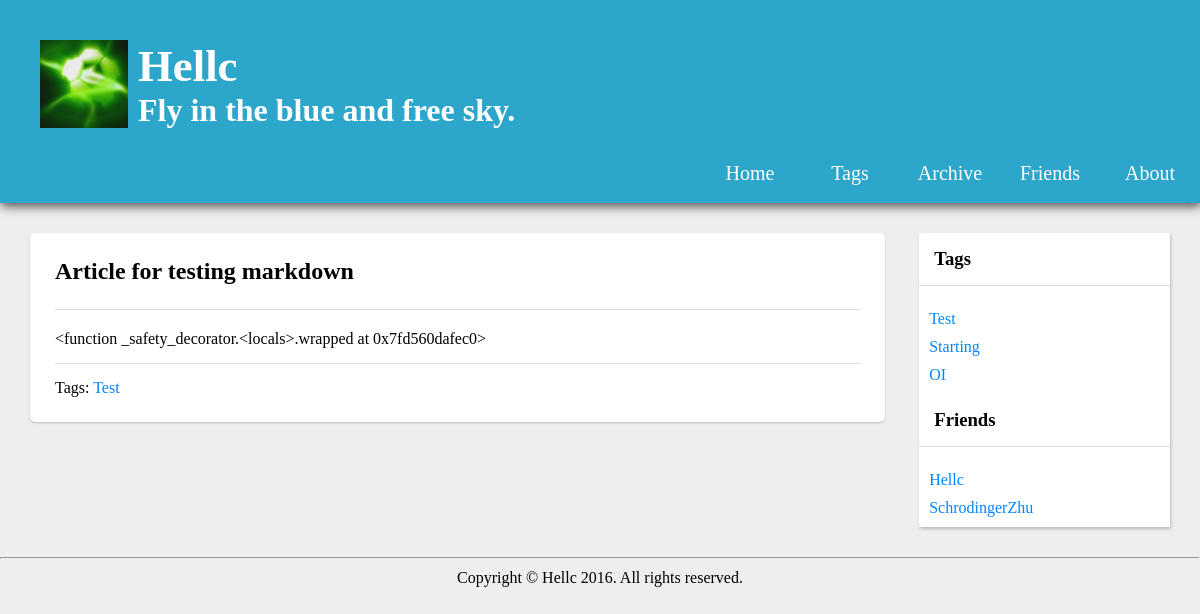
The page /detail/4/ on the database as committed earlier.
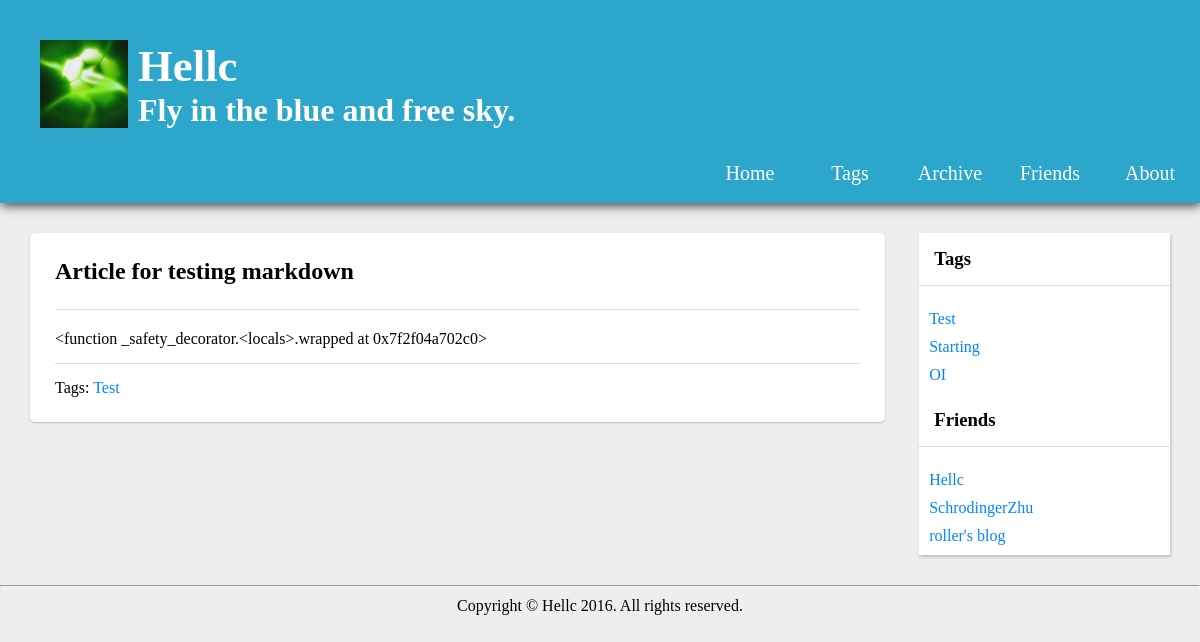
The same page on the database as committed later.
### Blog/models.py (models this page shows, shortened)
class Article(models.Model):
    title = models.CharField("Title", max_length = 32)
    author = models.CharField("Author", max_length = 16)
    content = models.TextField("Content")
    createTime = models.DateTimeField("CreateTime", auto_now_add = True)
    category = models.ForeignKey(Category, verbose_name = "Category")
    tags = models.ManyToManyField(Tag, verbose_name = "Tag", related_name = "articles")

class Tag(models.Model):
    name = models.CharField("Name", max_length = 16)

class FriendLink(models.Model):
    name = models.CharField("Name", max_length = 16)
    link = models.URLField("Link")

### Blog/views.py (the view)
# urls.py: url(r'^detail/(?P<articleId>(\d+))/$', getDetail, name = "BlogGetDetail"),
def getDetail(request, articleId):
    try:
        article = Article.objects.get(id = articleId)
    except Article.DoesNotExist:
        return Http404
    ctx = getBaseContent()
    ctx.update({
        "article" : article,
    })
    return render(request, "article-detail.html", ctx)

### Blog/templatetags/markdownRender.py (called while the page is built)
@register.filter(name = "markdownRender", is_safe = True)
@stringfilter
def renderMarkdown(src):
    return mark_safe(markdown(src))

### Blog/views.py (called while the page is built)
def getBaseContent():
    return {
        "tags" : Tag.objects.all(),
        "friendLinks" : FriendLink.objects.all()
    }

### templates/article-detail.html (shortened to what this page needs)
{% extends "parts/base.html" %}
{% load markdownRender %}
{% load static %}
{% block style %}
<link rel = "stylesheet" type = "text/css" href = "{% static 'css/article-detail.css' %}" />
<link rel = "stylesheet" type = "text/css" href = "{% static 'css/parts/markdown.css' %}" />
<link rel = "stylesheet" type = "text/css" href = "{% static 'css/parts/highlight.css' %}" />
{% endblock %}
{% block content %}
<article class = "Article">
    <header class = "ArticleHeader">
        <div class = "Title">
            <a href = "#">
                <h2> {{ article.title }} </h2>
            </a>
        </div>
    </header>
    <div class = "ArticleBody Markdown">
        {{ article.content | markdownRender}}
    </div>
    <footer class = "ArticleFooter">
        <div class = "Tags">
            Tags:
            {% for tag in article.tags.all %}
            <span class = "EachTag">
                <a href = "{% url 'BlogGetArticlesByTag' tag.name %}"> {{ tag.name }} </a>
            </span>
            {% endfor %}
        </div>
    </footer>
</article>
{% endblock %}

### templates/parts/sidebar.html
<aside id = "Sidebar">
    <div id = "Tags">
        <h3 class = "Title">
            Tags
        </h3>
        {% for tag in tags %}
        <div class = "EachTag">
            <a href = "{% url 'BlogGetArticlesByTag' tag.name %}"> {{ tag.name }} </a>
        </div>
        {% endfor %}
    </div>
    <div id = "FriendLinks">
        <h3 class = "Title">
            Friends
        </h3>
        {% for friendLink in friendLinks%}
        <div class = "EachFriendLink">
            <a href = "{{ friendLink.link }}" target = "_blank"> {{ friendLink.name }} </a>
        </div>
        {% endfor %}
    </div>
</aside>

Rows that differ between the two databases and show on the page:
computed for Article "Article for testing markdown": content "<function _safety_decorator.<locals>.wrapped at 0x7fd560dafec0>" → "<function _safety_decorator.<locals>.wrapped at 0x7f2f04a702c0>"
added FriendLink: name "roller's blog"
